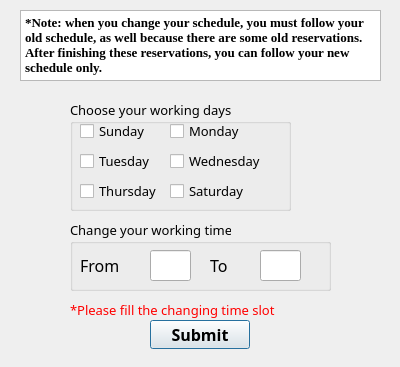
<?xml version="1.0" encoding="UTF-8"?>
<ui version="4.0">
 <class>scheduleedit</class>
 <widget class="QDialog" name="scheduleedit">
  <property name="geometry">
   <rect>
    <x>0</x>
    <y>0</y>
    <width>400</width>
    <height>367</height>
   </rect>
  </property>
  <property name="windowTitle">
   <string>Dialog</string>
  </property>
  <widget class="QLabel" name="label_error">
   <property name="geometry">
    <rect>
     <x>70</x>
     <y>300</y>
     <width>261</width>
     <height>21</height>
    </rect>
   </property>
   <property name="font">
    <font>
     <family>Forte</family>
     <pointsize>10</pointsize>
    </font>
   </property>
   <property name="text">
    <string>&lt;html&gt;&lt;head/&gt;&lt;body&gt;&lt;p&gt;&lt;span style=&quot; color:#ff0000;&quot;&gt;*Please fill the changing time slot&lt;/span&gt;&lt;/p&gt;&lt;/body&gt;&lt;/html&gt;</string>
   </property>
  </widget>
  <widget class="QPushButton" name="pushButton_submit">
   <property name="geometry">
    <rect>
     <x>150</x>
     <y>320</y>
     <width>100</width>
     <height>29</height>
    </rect>
   </property>
   <property name="font">
    <font>
     <family>Script MT Bold</family>
     <pointsize>12</pointsize>
     <bold>true</bold>
    </font>
   </property>
   <property name="text">
    <string>Submit</string>
   </property>
  </widget>
  <widget class="QGroupBox" name="Groupbox_time">
   <property name="geometry">
    <rect>
     <x>70</x>
     <y>220</y>
     <width>261</width>
     <height>71</height>
    </rect>
   </property>
   <property name="font">
    <font>
     <family>Forte</family>
     <pointsize>10</pointsize>
    </font>
   </property>
   <property name="title">
    <string>Change your working time</string>
   </property>
   <widget class="QLineEdit" name="toedit">
    <property name="geometry">
     <rect>
      <x>190</x>
      <y>30</y>
      <width>41</width>
      <height>31</height>
     </rect>
    </property>
   </widget>
   <widget class="QLineEdit" name="fromedit">
    <property name="geometry">
     <rect>
      <x>80</x>
      <y>30</y>
      <width>41</width>
      <height>31</height>
     </rect>
    </property>
   </widget>
   <widget class="QLabel" name="label_8">
    <property name="geometry">
     <rect>
      <x>140</x>
      <y>30</y>
      <width>21</width>
      <height>31</height>
     </rect>
    </property>
    <property name="font">
     <font>
      <family>Forte</family>
      <pointsize>12</pointsize>
     </font>
    </property>
    <property name="text">
     <string>To</string>
    </property>
   </widget>
   <widget class="QLabel" name="label_9">
    <property name="geometry">
     <rect>
      <x>10</x>
      <y>30</y>
      <width>51</width>
      <height>31</height>
     </rect>
    </property>
    <property name="font">
     <font>
      <family>Forte</family>
      <pointsize>12</pointsize>
     </font>
    </property>
    <property name="text">
     <string>From</string>
    </property>
   </widget>
  </widget>
  <widget class="QGroupBox" name="days">
   <property name="geometry">
    <rect>
     <x>70</x>
     <y>100</y>
     <width>221</width>
     <height>111</height>
    </rect>
   </property>
   <property name="font">
    <font>
     <family>Forte</family>
     <pointsize>10</pointsize>
    </font>
   </property>
   <property name="title">
    <string>Choose your working days</string>
   </property>
   <widget class="QCheckBox" name="checkBox_2">
    <property name="geometry">
     <rect>
      <x>10</x>
      <y>20</y>
      <width>77</width>
      <height>22</height>
     </rect>
    </property>
    <property name="text">
     <string>Sunday</string>
    </property>
   </widget>
   <widget class="QCheckBox" name="checkBox_4">
    <property name="geometry">
     <rect>
      <x>10</x>
      <y>50</y>
      <width>77</width>
      <height>22</height>
     </rect>
    </property>
    <property name="text">
     <string>Tuesday</string>
    </property>
   </widget>
   <widget class="QCheckBox" name="checkBox_6">
    <property name="geometry">
     <rect>
      <x>10</x>
      <y>80</y>
      <width>77</width>
      <height>22</height>
     </rect>
    </property>
    <property name="text">
     <string>Thursday</string>
    </property>
   </widget>
   <widget class="QCheckBox" name="checkBox_7">
    <property name="geometry">
     <rect>
      <x>100</x>
      <y>80</y>
      <width>77</width>
      <height>22</height>
     </rect>
    </property>
    <property name="text">
     <string>Saturday</string>
    </property>
   </widget>
   <widget class="QCheckBox" name="checkBox_3">
    <property name="geometry">
     <rect>
      <x>100</x>
      <y>50</y>
      <width>101</width>
      <height>22</height>
     </rect>
    </property>
    <property name="text">
     <string>Wednesday</string>
    </property>
   </widget>
   <widget class="QCheckBox" name="checkBox">
    <property name="geometry">
     <rect>
      <x>100</x>
      <y>20</y>
      <width>77</width>
      <height>22</height>
     </rect>
    </property>
    <property name="text">
     <string>Monday</string>
    </property>
   </widget>
  </widget>
  <widget class="QPlainTextEdit" name="plainTextEdit">
   <property name="geometry">
    <rect>
     <x>20</x>
     <y>10</y>
     <width>361</width>
     <height>71</height>
    </rect>
   </property>
   <property name="font">
    <font>
     <family>Times New Roman</family>
     <pointsize>10</pointsize>
     <bold>true</bold>
    </font>
   </property>
   <property name="plainText">
    <string>*Note: when you change your schedule, you must follow your old schedule, as well because there are some old reservations. After finishing these reservations, you can follow your new schedule only.</string>
   </property>
  </widget>
 </widget>
 <resources/>
 <connections/>
</ui>
